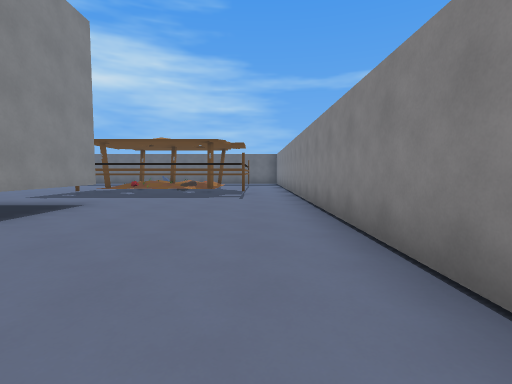
View 1 (above)

24 first-person views from a walk through a Godot game level. The camera is 1.4 m above the floor, tilts 4° down and sees 85° across. The floor is counted in squares, 2 m on a side. Each view is taken from the middle of a square. On the plan, view 1 faces up. The plan holds only what a view shows up to about 9 squares ahead; the rest is blank. The place goes on beyond the plan.

View 2
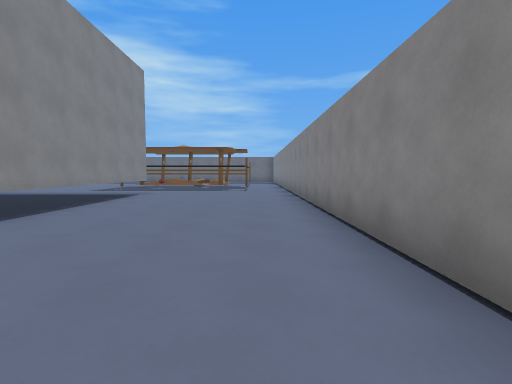

View 3
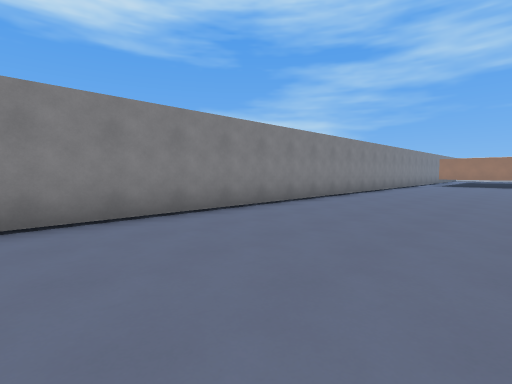

View 4
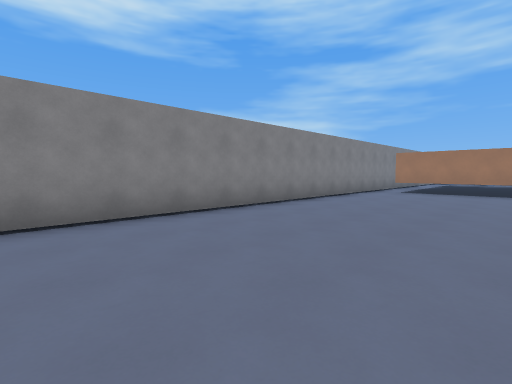

View 5
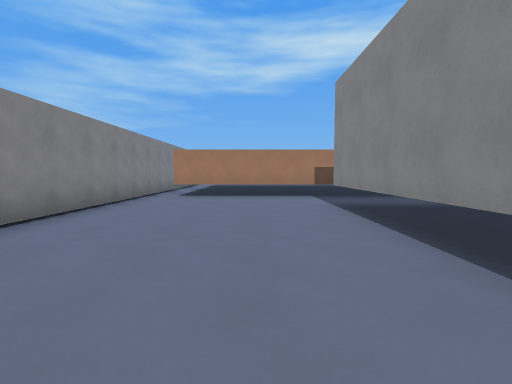

View 6
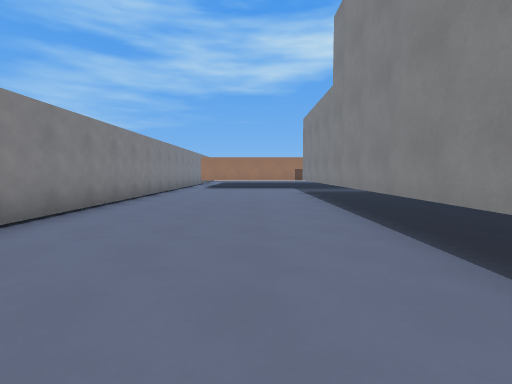

View 7
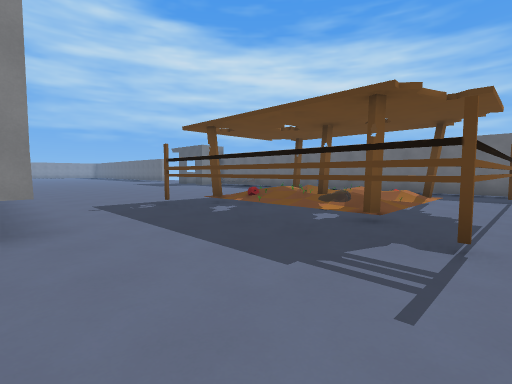

View 8
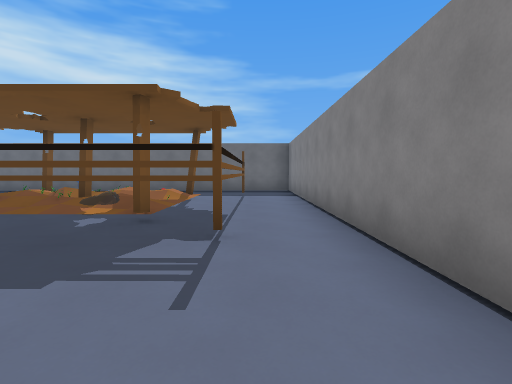

View 9
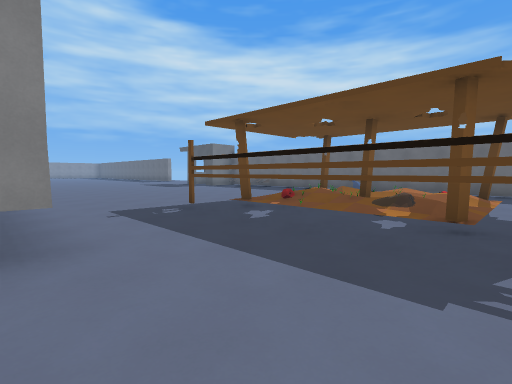

View 10
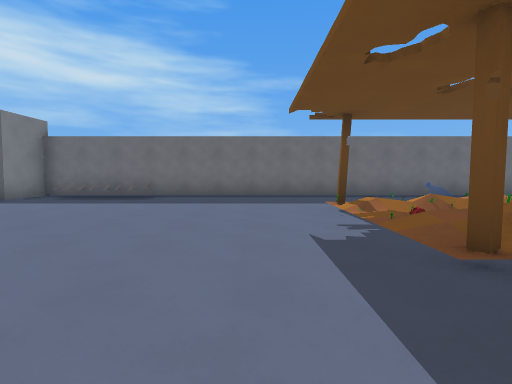

View 11
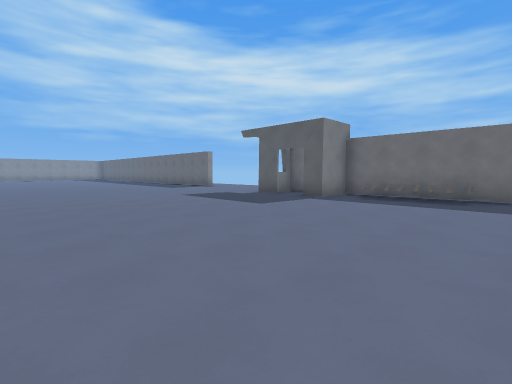

View 12
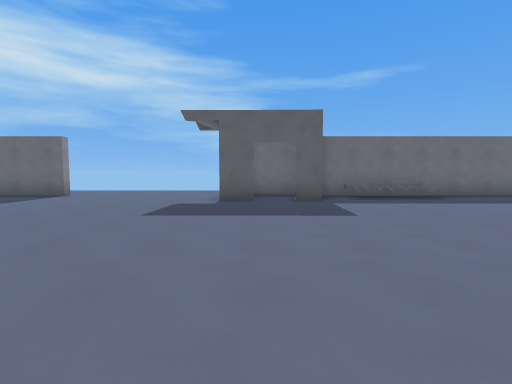

View 13
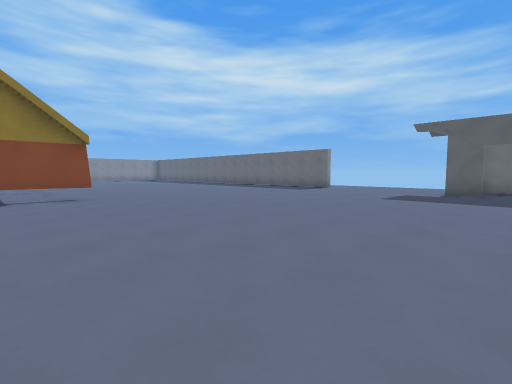

View 14
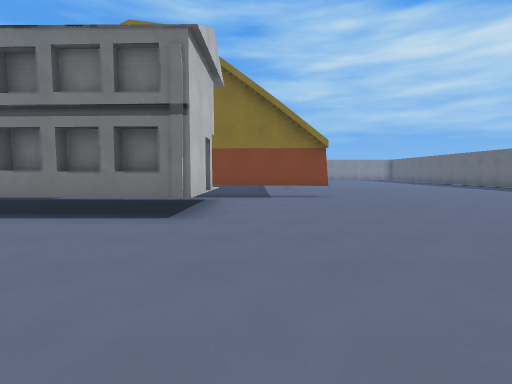

View 15
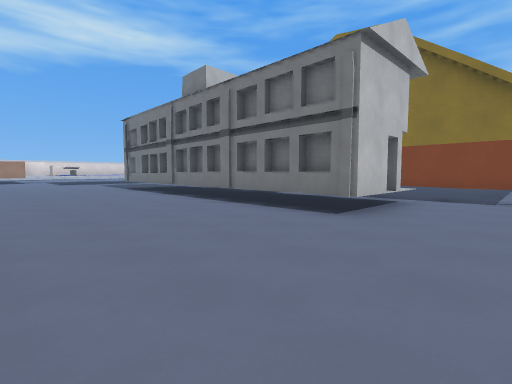

View 16
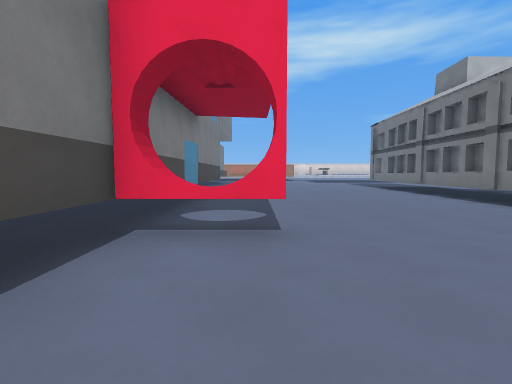

View 17
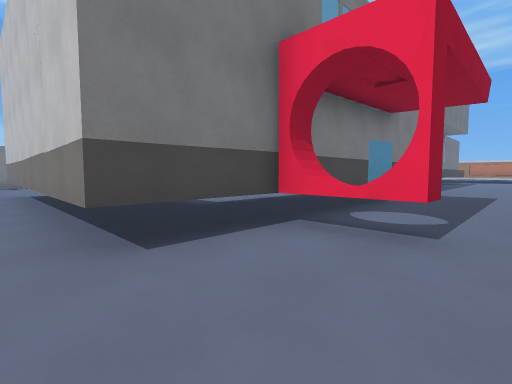

View 18
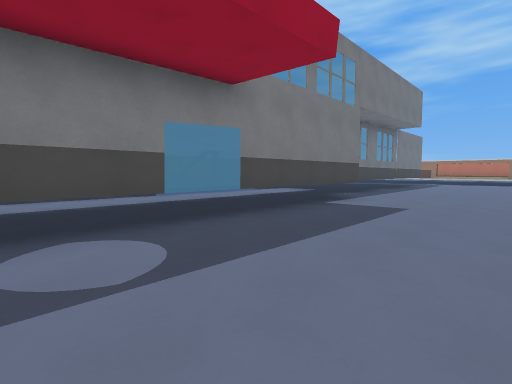

View 19
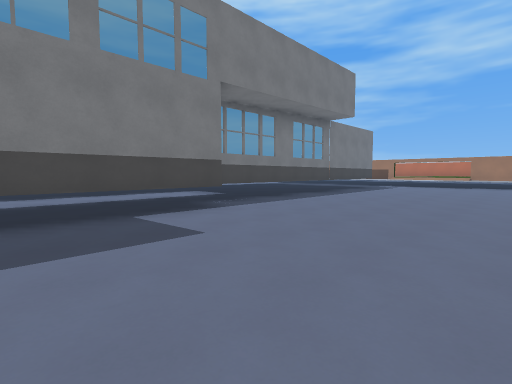

View 20
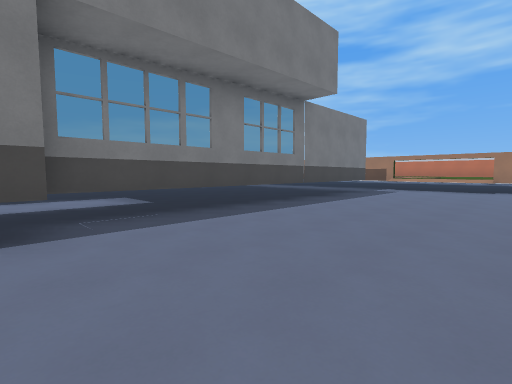

View 21
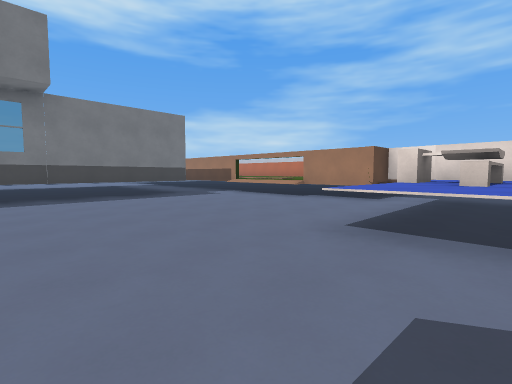

View 22
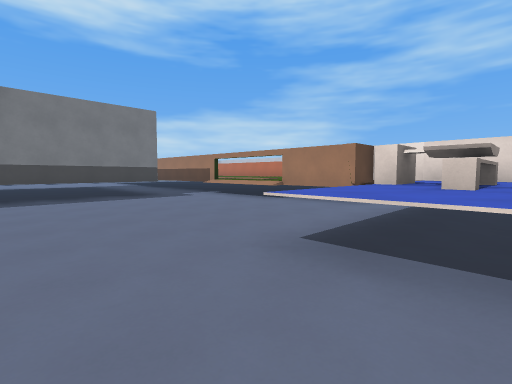

View 23
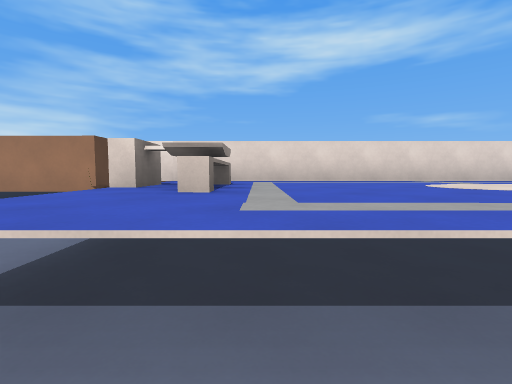

View 24
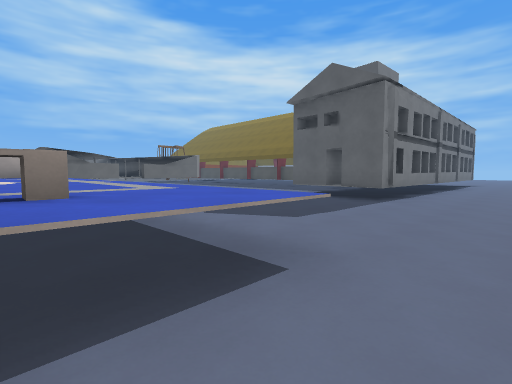

### Floor plan
Key: @ floor where view 1 was taken; # wall or solid block; . floor; / step, stairs or slope; D closed door; ^ raised ledge.
Columns run from 22 left of view 1 to 1 right of it. Each row starts with its distance up from view 1.
 17  .....    ...       ..
 16 ##.... #################
 15  .....###......... ....#
 14  .................  ..##
 13   ...............# /#.##
 12   .............../#//.##
 11 .................////.##
 10 .................#//#.##
  9 ..................####.#
  8 .......................#
  7 #......................#
  6 #..........^^^^^^^#....#
  5 #..........^      ^....#
  4 #^.#.....^#^      ^....#
  3 #^^^.......^      ^....#
  2  ^ ^.......^      ^....#
  1  ^ ^.......D      ^....#
  0    ^.......D       ...@#
 -1    #.......^       ....#
 -2    ^.......^       ....#
 -3     .......^       ....#
 -4    #.......^       ....#
 -5    #........^      ....#
 -6  ^##........^     ^....#
 -7   ..........^     ^....#
 -8   ..........^     ^....#
 -9   ..........^     ^....#
-10   ..........^     ^....#
-11   ..........^     ^....#
-12 ^^^^^.......^     ^....#
-13 ^^^^^.......^     ^....#
-14 ^^^^^.......#     #....#
-15 ^^^^#.......      .....#
-16 ^^^^^.##^^^       ######
-17 #######  ^             #
-18    ...
-19     ..

Positions as (right, up) in squares from view 1, and headings:
1: (0, 0), facing up
2: (0, -3), facing up
3: (-3, 0), facing down-right
4: (-3, -6), facing down-right
5: (-2, -8), facing down
6: (-2, -4), facing down
7: (0, 6), facing up-left
8: (0, 6), facing up
9: (-1, 6), facing up-left
10: (-7, 8), facing up
11: (-9, 8), facing up-left
12: (-15, 8), facing up
13: (-14, 5), facing up-left
14: (-14, 5), facing left
15: (-14, 6), facing down-left
16: (-13, 7), facing down
17: (-14, 7), facing down-right
18: (-15, 3), facing down-right
19: (-16, -1), facing down-right
20: (-15, -4), facing down-right
21: (-19, -9), facing down-right
22: (-19, -10), facing down-right
23: (-19, -11), facing down
24: (-16, -14), facing up-left
